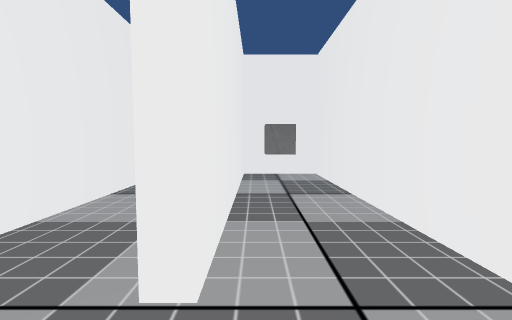
[1] (above)

16 first-person views from a walk through a 3-D level made in the Unity game engine. The camera is 1.4 m above the floor, tilts 4° down and sees 85° across. The floor is counted in squares, 1 m on a side. Each view is taken from the middle of a square. On the plan, view 1 faces up. The plan holds only what a view shows up to about 14 squares ahead; the rest is blank. The place goes on beyond the plan. The player is left out. Some surface patterns are stand-ins.

[2]
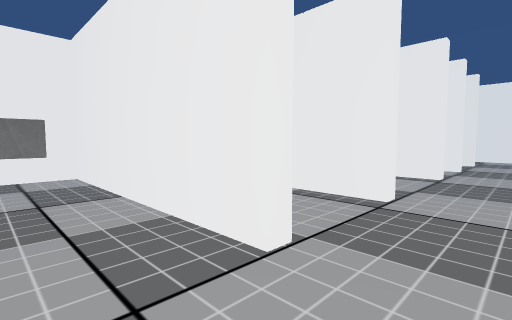

[3]
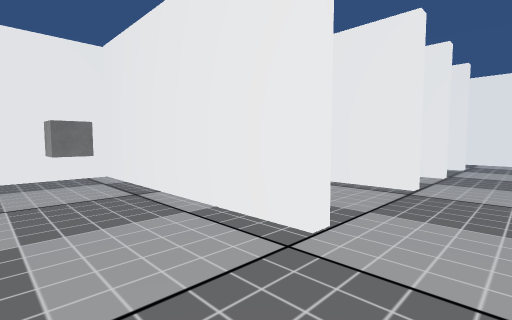

[4]
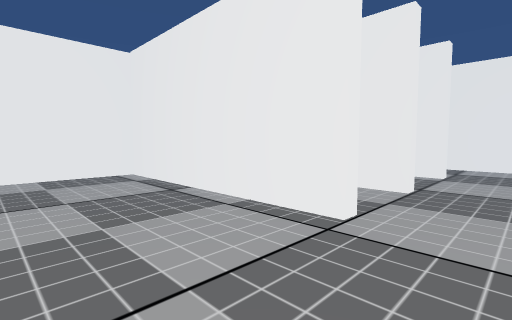

[5]
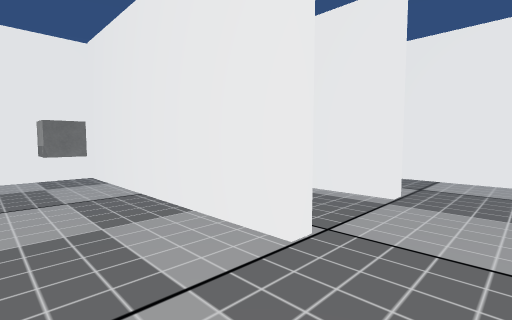

[6]
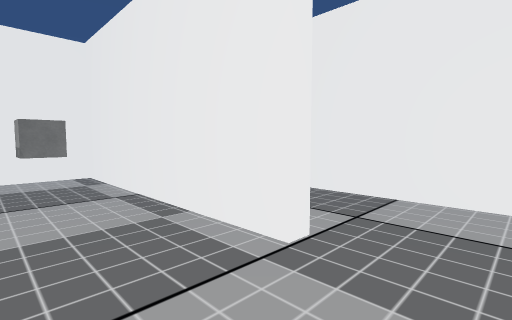

[7]
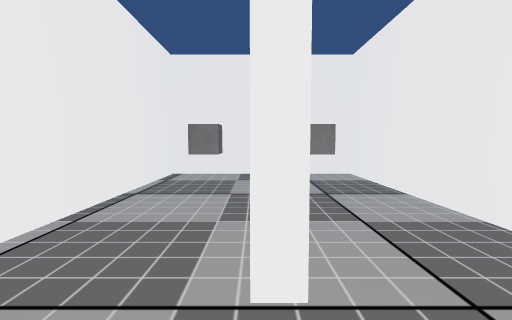

[8]
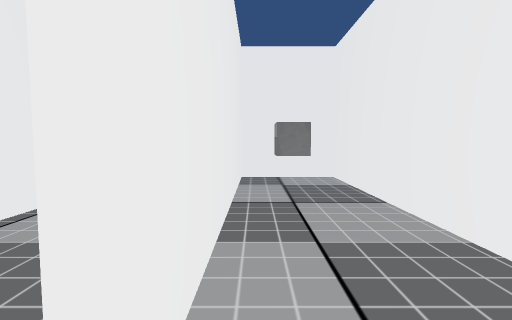

[9]
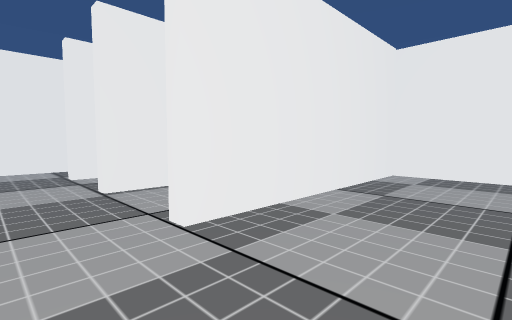

[10]
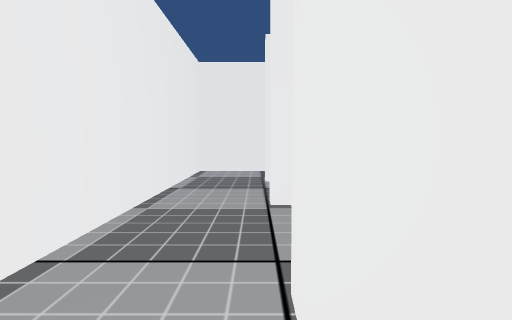

[11]
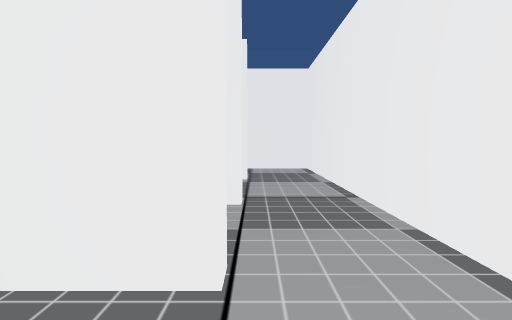

[12]
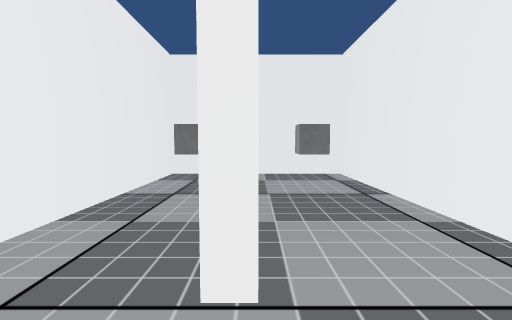

[13]
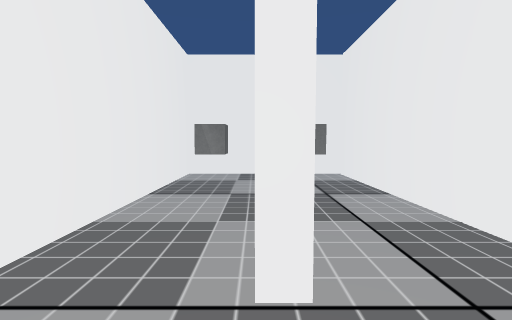

[14]
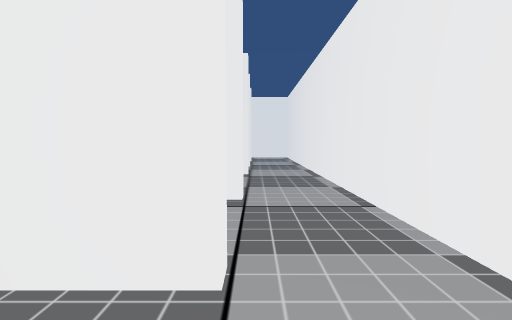

[15]
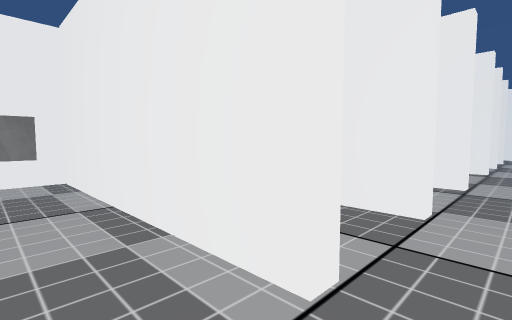

[16]
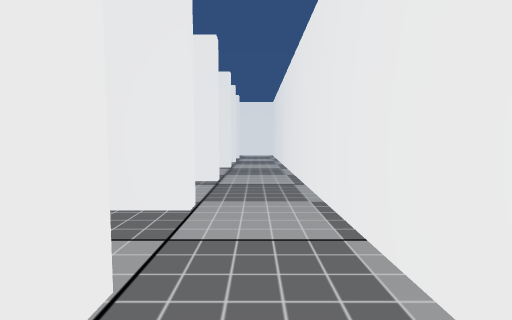

### Floor plan
Points are (right, up) in squares from view 1. A wall is a line through its corners. A room is listed if a view was taken in it or the views show most of it. See-through windows are left out.
Room 1 (views 1, 2, 3, 4, 5, 6, 7, 8, 9, 10, 11, 12, 13, 14, 15, 16)
walls: (12.1, 2.3) (11.5, 2.3) (11.5, 11.7) (7, 11.7) (7, 2.3) (6.5, 2.3) (6.5, 11.7) (3.1, 11.7); (15.6, 2.3) (15, 2.3) (15, 11.7) (12.4, 11.7); (3, 4.2) (3, 2.3) (2.5, 2.3) (2.5, 11.7) (-0.5, 11.7) (-0.5, 2.3) (-1, 2.3) (-1, 11.7) (-3.8, 11.7) (-3.8, -0.6) (23, -0.6) (23, 11.7) (19.5, 11.7) (19.5, 2.3) (19, 2.3) (19, 11.7) (15.5, 11.7) (15.5, 3.8)
objects: cube (-3, 9) to (-2, 10); cube (0, 9) to (1, 10); cube (5, 9) to (5, 10); cube (13, 9) to (14, 10); cube (17, 9) to (18, 10); cube (21, 9) to (21, 10)

Where each view was taken, in squares from view 1:
view 1: 0 up, 0 right, facing up
view 2: 0 up, 0 right, facing up-right
view 3: 0 up, 3 right, facing up-right
view 4: 0 up, 7 right, facing up-right
view 5: 0 up, 12 right, facing up-right
view 6: 0 up, 16 right, facing up-right
view 7: 0 up, 19 right, facing up
view 8: 1 up, 20 right, facing up
view 9: 0 up, 11 right, facing up-left
view 10: 2 up, 9 right, facing left
view 11: 2 up, 9 right, facing right
view 12: 0 up, 3 right, facing up
view 13: 0 up, 1 left, facing up
view 14: 2 up, 0 right, facing right
view 15: 1 up, 3 left, facing up-right
view 16: 1 up, 3 left, facing right
